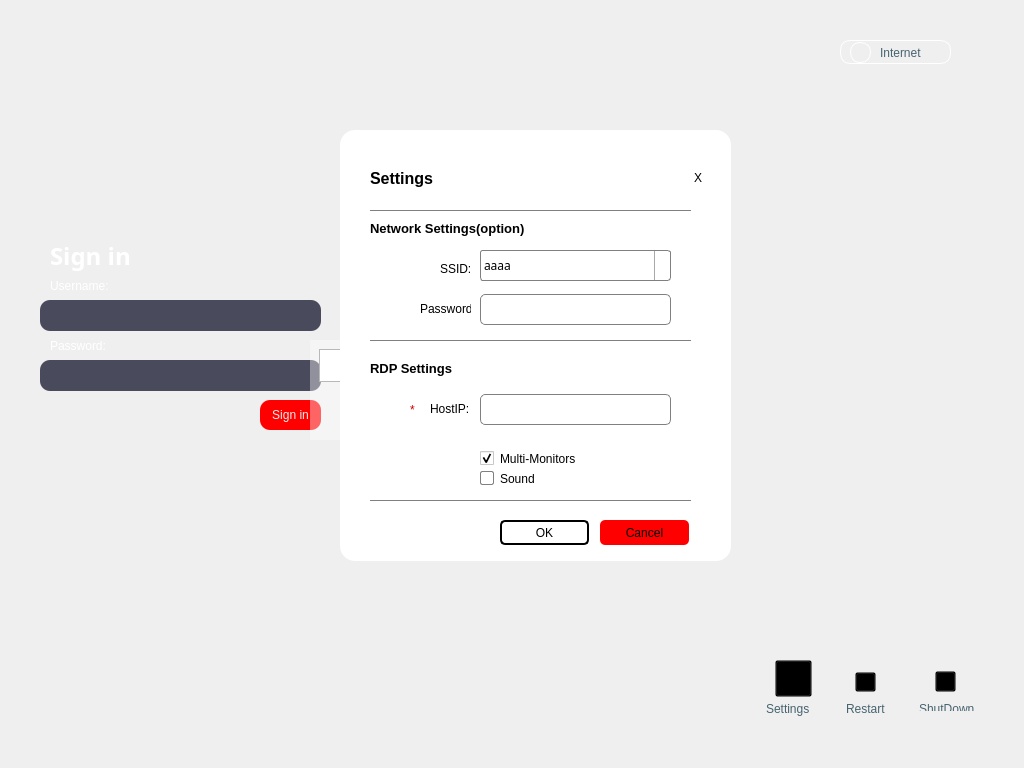
<?xml version="1.0" encoding="UTF-8"?>
<ui version="4.0">
 <class>MainWindow</class>
 <widget class="QMainWindow" name="MainWindow">
  <property name="windowModality">
   <enum>Qt::NonModal</enum>
  </property>
  <property name="geometry">
   <rect>
    <x>0</x>
    <y>0</y>
    <width>1024</width>
    <height>768</height>
   </rect>
  </property>
  <property name="contextMenuPolicy">
   <enum>Qt::NoContextMenu</enum>
  </property>
  <property name="autoFillBackground">
   <bool>false</bool>
  </property>
  <property name="styleSheet">
   <string notr="true">border-image: url(:/images/mdpZeroLogin.png);</string>
  </property>
  <property name="toolButtonStyle">
   <enum>Qt::ToolButtonFollowStyle</enum>
  </property>
  <property name="unifiedTitleAndToolBarOnMac">
   <bool>false</bool>
  </property>
  <widget class="QWidget" name="centralwidget">
   <property name="styleSheet">
    <string notr="true"/>
   </property>
   <widget class="QWidget" name="login_widget" native="true">
    <property name="geometry">
     <rect>
      <x>30</x>
      <y>210</y>
      <width>301</width>
      <height>231</height>
     </rect>
    </property>
    <property name="styleSheet">
     <string notr="true">border-image:none</string>
    </property>
    <widget class="QLabel" name="username_lb">
     <property name="geometry">
      <rect>
       <x>20</x>
       <y>60</y>
       <width>77</width>
       <height>31</height>
      </rect>
     </property>
     <property name="styleSheet">
      <string notr="true">border-image:none; 
background-color: transparent;
color: rgb(255, 255, 255);</string>
     </property>
     <property name="text">
      <string>Username:</string>
     </property>
    </widget>
    <widget class="QLineEdit" name="username_text">
     <property name="geometry">
      <rect>
       <x>10</x>
       <y>90</y>
       <width>281</width>
       <height>31</height>
      </rect>
     </property>
     <property name="styleSheet">
      <string notr="true">border-image:none; 
color: rgb(255, 255, 255);
background-color: rgb(73, 74, 92);
border-radius:10px;</string>
     </property>
    </widget>
    <widget class="QLabel" name="password_lb">
     <property name="geometry">
      <rect>
       <x>20</x>
       <y>120</y>
       <width>69</width>
       <height>31</height>
      </rect>
     </property>
     <property name="styleSheet">
      <string notr="true">border-image:none; 
background-color: transparent;
color: rgb(255, 255, 255);</string>
     </property>
     <property name="text">
      <string>Password:</string>
     </property>
    </widget>
    <widget class="QLineEdit" name="password_text">
     <property name="geometry">
      <rect>
       <x>10</x>
       <y>150</y>
       <width>281</width>
       <height>31</height>
      </rect>
     </property>
     <property name="contextMenuPolicy">
      <enum>Qt::DefaultContextMenu</enum>
     </property>
     <property name="layoutDirection">
      <enum>Qt::LeftToRight</enum>
     </property>
     <property name="styleSheet">
      <string notr="true">border-image:none; 
color: rgb(255, 255, 255);
background-color: rgb(73, 74, 92);
border-radius:10px;</string>
     </property>
     <property name="echoMode">
      <enum>QLineEdit::Password</enum>
     </property>
    </widget>
    <widget class="QPushButton" name="pushButton">
     <property name="geometry">
      <rect>
       <x>230</x>
       <y>190</y>
       <width>61</width>
       <height>30</height>
      </rect>
     </property>
     <property name="minimumSize">
      <size>
       <width>0</width>
       <height>0</height>
      </size>
     </property>
     <property name="maximumSize">
      <size>
       <width>10000</width>
       <height>10000</height>
      </size>
     </property>
     <property name="layoutDirection">
      <enum>Qt::RightToLeft</enum>
     </property>
     <property name="styleSheet">
      <string notr="true">background-color: rgb(255, 0, 0);
color: rgb(238, 238, 236);
border-radius: 10px;
</string>
     </property>
     <property name="text">
      <string>Sign in</string>
     </property>
     <property name="checkable">
      <bool>true</bool>
     </property>
    </widget>
    <widget class="QLabel" name="label">
     <property name="geometry">
      <rect>
       <x>20</x>
       <y>30</y>
       <width>91</width>
       <height>31</height>
      </rect>
     </property>
     <property name="styleSheet">
      <string notr="true">color: rgb(255, 255, 255);
font-family: Poppins;
font-style: normal;
font-weight: 600;
font-size: 24px;
line-height: 32px;</string>
     </property>
     <property name="text">
      <string>Sign in</string>
     </property>
    </widget>
    <widget class="QLabel" name="label_2">
     <property name="geometry">
      <rect>
       <x>267</x>
       <y>159</y>
       <width>20</width>
       <height>13</height>
      </rect>
     </property>
     <property name="styleSheet">
      <string notr="true">border-image: url(:/images/hideicon.png);</string>
     </property>
     <property name="text">
      <string/>
     </property>
    </widget>
   </widget>
   <widget class="QWidget" name="restart_widget" native="true">
    <property name="geometry">
     <rect>
      <x>840</x>
      <y>650</y>
      <width>67</width>
      <height>68</height>
     </rect>
    </property>
    <property name="styleSheet">
     <string notr="true">border-image:none; background-color: transparent;</string>
    </property>
    <widget class="QPushButton" name="restart_button">
     <property name="geometry">
      <rect>
       <x>15</x>
       <y>22</y>
       <width>21</width>
       <height>20</height>
      </rect>
     </property>
     <property name="minimumSize">
      <size>
       <width>0</width>
       <height>0</height>
      </size>
     </property>
     <property name="styleSheet">
      <string notr="true">border-image: url(:/images/restart.png);</string>
     </property>
     <property name="text">
      <string/>
     </property>
    </widget>
    <widget class="QLabel" name="restart_lb">
     <property name="geometry">
      <rect>
       <x>6</x>
       <y>50</y>
       <width>51</width>
       <height>17</height>
      </rect>
     </property>
     <property name="styleSheet">
      <string notr="true">border-image: none; color: rgb(70, 99, 111);</string>
     </property>
     <property name="text">
      <string>Restart</string>
     </property>
    </widget>
   </widget>
   <widget class="QWidget" name="shutdown_widget" native="true">
    <property name="geometry">
     <rect>
      <x>910</x>
      <y>650</y>
      <width>71</width>
      <height>61</height>
     </rect>
    </property>
    <property name="styleSheet">
     <string notr="true">border-image:none; background-color: transparent;</string>
    </property>
    <widget class="QPushButton" name="shutdown_button">
     <property name="geometry">
      <rect>
       <x>25</x>
       <y>21</y>
       <width>21</width>
       <height>21</height>
      </rect>
     </property>
     <property name="minimumSize">
      <size>
       <width>0</width>
       <height>0</height>
      </size>
     </property>
     <property name="styleSheet">
      <string notr="true">border-image: url(:/images/shutdown.png);</string>
     </property>
     <property name="text">
      <string/>
     </property>
    </widget>
    <widget class="QLabel" name="shutdown_lb">
     <property name="geometry">
      <rect>
       <x>9</x>
       <y>50</y>
       <width>71</width>
       <height>17</height>
      </rect>
     </property>
     <property name="styleSheet">
      <string notr="true">border-image: none; color: rgb(70, 99, 111);</string>
     </property>
     <property name="text">
      <string>ShutDown</string>
     </property>
    </widget>
   </widget>
   <widget class="QWidget" name="settings_widget" native="true">
    <property name="geometry">
     <rect>
      <x>760</x>
      <y>650</y>
      <width>67</width>
      <height>68</height>
     </rect>
    </property>
    <property name="styleSheet">
     <string notr="true">border-image:none; background-color: transparent;</string>
    </property>
    <widget class="QPushButton" name="settings_button">
     <property name="geometry">
      <rect>
       <x>15</x>
       <y>10</y>
       <width>37</width>
       <height>37</height>
      </rect>
     </property>
     <property name="minimumSize">
      <size>
       <width>0</width>
       <height>0</height>
      </size>
     </property>
     <property name="styleSheet">
      <string notr="true">border-image: url(:/images/settings.png);</string>
     </property>
     <property name="text">
      <string/>
     </property>
    </widget>
    <widget class="QLabel" name="settings_lb">
     <property name="geometry">
      <rect>
       <x>6</x>
       <y>50</y>
       <width>57</width>
       <height>17</height>
      </rect>
     </property>
     <property name="styleSheet">
      <string notr="true">border-image: none; color: rgb(70, 99, 111);</string>
     </property>
     <property name="text">
      <string>Settings</string>
     </property>
    </widget>
    <widget class="QFrame" name="blurFrame">
     <property name="geometry">
      <rect>
       <x>-750</x>
       <y>-650</y>
       <width>1024</width>
       <height>768</height>
      </rect>
     </property>
     <property name="styleSheet">
      <string notr="true">border-image:none;</string>
     </property>
     <property name="frameShape">
      <enum>QFrame::StyledPanel</enum>
     </property>
     <property name="frameShadow">
      <enum>QFrame::Raised</enum>
     </property>
     <widget class="QSpinBox" name="spinBox">
      <property name="geometry">
       <rect>
        <x>150</x>
        <y>420</y>
        <width>42</width>
        <height>241</height>
       </rect>
      </property>
     </widget>
    </widget>
   </widget>
   <widget class="QWidget" name="error_widget" native="true">
    <property name="geometry">
     <rect>
      <x>310</x>
      <y>340</y>
      <width>391</width>
      <height>100</height>
     </rect>
    </property>
    <property name="sizePolicy">
     <sizepolicy hsizetype="Expanding" vsizetype="Preferred">
      <horstretch>0</horstretch>
      <verstretch>0</verstretch>
     </sizepolicy>
    </property>
    <property name="maximumSize">
     <size>
      <width>500</width>
      <height>100</height>
     </size>
    </property>
    <property name="styleSheet">
     <string notr="true">border-image:none; background-color: rgba(255, 255, 255, 100)</string>
    </property>
    <widget class="QLabel" name="error_content">
     <property name="geometry">
      <rect>
       <x>60</x>
       <y>10</y>
       <width>436</width>
       <height>33</height>
      </rect>
     </property>
     <property name="maximumSize">
      <size>
       <width>500</width>
       <height>100</height>
      </size>
     </property>
     <property name="styleSheet">
      <string notr="true">background-color: none</string>
     </property>
     <property name="frameShape">
      <enum>QFrame::NoFrame</enum>
     </property>
     <property name="text">
      <string/>
     </property>
     <property name="textFormat">
      <enum>Qt::PlainText</enum>
     </property>
     <property name="wordWrap">
      <bool>true</bool>
     </property>
     <property name="indent">
      <number>-1</number>
     </property>
     <property name="textInteractionFlags">
      <set>Qt::LinksAccessibleByMouse</set>
     </property>
    </widget>
    <widget class="QGraphicsView" name="error_mark">
     <property name="geometry">
      <rect>
       <x>9</x>
       <y>9</y>
       <width>40</width>
       <height>33</height>
      </rect>
     </property>
     <property name="maximumSize">
      <size>
       <width>40</width>
       <height>40</height>
      </size>
     </property>
     <property name="styleSheet">
      <string notr="true">border-image: url(:/images/error.png); background-color: none;</string>
     </property>
    </widget>
   </widget>
   <widget class="QWidget" name="internet_widget" native="true">
    <property name="geometry">
     <rect>
      <x>840</x>
      <y>40</y>
      <width>111</width>
      <height>24</height>
     </rect>
    </property>
    <property name="styleSheet">
     <string notr="true">border-color: rgb(255, 255, 255);
border-width:1;
border-style:solid;
border-image:none;
border-radius:10;</string>
    </property>
    <widget class="QPushButton" name="internet_button">
     <property name="geometry">
      <rect>
       <x>10</x>
       <y>2</y>
       <width>21</width>
       <height>21</height>
      </rect>
     </property>
     <property name="minimumSize">
      <size>
       <width>0</width>
       <height>0</height>
      </size>
     </property>
     <property name="styleSheet">
      <string notr="true">border-image: url(:/images/internet.png);</string>
     </property>
     <property name="text">
      <string/>
     </property>
    </widget>
    <widget class="QLabel" name="internet_lb">
     <property name="geometry">
      <rect>
       <x>40</x>
       <y>3</y>
       <width>58</width>
       <height>19</height>
      </rect>
     </property>
     <property name="styleSheet">
      <string notr="true">border-image: none; color: rgb(70, 99, 111); border-style:none;</string>
     </property>
     <property name="text">
      <string>Internet</string>
     </property>
    </widget>
   </widget>
   <widget class="QWidget" name="settings_menu" native="true">
    <property name="geometry">
     <rect>
      <x>340</x>
      <y>130</y>
      <width>391</width>
      <height>431</height>
     </rect>
    </property>
    <property name="styleSheet">
     <string notr="true">border-image:transparent;
background-color:#ffffff;
border-radius:15px;</string>
    </property>
    <widget class="QLabel" name="wifi_setting_lb">
     <property name="geometry">
      <rect>
       <x>30</x>
       <y>90</y>
       <width>351</width>
       <height>17</height>
      </rect>
     </property>
     <property name="font">
      <font>
       <pointsize>10</pointsize>
       <weight>75</weight>
       <bold>true</bold>
      </font>
     </property>
     <property name="text">
      <string>Network Settings(option)</string>
     </property>
    </widget>
    <widget class="QLabel" name="ssid_lb">
     <property name="geometry">
      <rect>
       <x>100</x>
       <y>130</y>
       <width>31</width>
       <height>17</height>
      </rect>
     </property>
     <property name="text">
      <string>SSID:</string>
     </property>
    </widget>
    <widget class="QLabel" name="wifipass_lb">
     <property name="geometry">
      <rect>
       <x>80</x>
       <y>170</y>
       <width>51</width>
       <height>17</height>
      </rect>
     </property>
     <property name="text">
      <string>Password:</string>
     </property>
    </widget>
    <widget class="QLabel" name="wifi_setting_lb_2">
     <property name="geometry">
      <rect>
       <x>30</x>
       <y>230</y>
       <width>96</width>
       <height>17</height>
      </rect>
     </property>
     <property name="font">
      <font>
       <pointsize>10</pointsize>
       <weight>75</weight>
       <bold>true</bold>
      </font>
     </property>
     <property name="text">
      <string>RDP Settings</string>
     </property>
    </widget>
    <widget class="QLabel" name="ssid_lb_2">
     <property name="geometry">
      <rect>
       <x>90</x>
       <y>270</y>
       <width>41</width>
       <height>17</height>
      </rect>
     </property>
     <property name="text">
      <string>HostIP:</string>
     </property>
    </widget>
    <widget class="QLabel" name="star">
     <property name="geometry">
      <rect>
       <x>70</x>
       <y>270</y>
       <width>20</width>
       <height>20</height>
      </rect>
     </property>
     <property name="styleSheet">
      <string notr="true">color: rgb(204, 0, 0);</string>
     </property>
     <property name="text">
      <string>*</string>
     </property>
    </widget>
    <widget class="QPushButton" name="settings_ok_button">
     <property name="geometry">
      <rect>
       <x>160</x>
       <y>390</y>
       <width>89</width>
       <height>25</height>
      </rect>
     </property>
     <property name="styleSheet">
      <string notr="true">border: 2px solid black; border-radius: 5px;</string>
     </property>
     <property name="text">
      <string>OK</string>
     </property>
    </widget>
    <widget class="QPushButton" name="settings_cancel_button">
     <property name="geometry">
      <rect>
       <x>260</x>
       <y>390</y>
       <width>89</width>
       <height>25</height>
      </rect>
     </property>
     <property name="styleSheet">
      <string notr="true">background-color:red ;border-radius: 5px;</string>
     </property>
     <property name="text">
      <string>Cancel</string>
     </property>
    </widget>
    <widget class="QComboBox" name="ssid_combo">
     <property name="geometry">
      <rect>
       <x>140</x>
       <y>120</y>
       <width>191</width>
       <height>31</height>
      </rect>
     </property>
     <property name="font">
      <font>
       <family>Microsoft YaHei</family>
       <weight>50</weight>
       <italic>false</italic>
       <bold>false</bold>
      </font>
     </property>
     <property name="cursor">
      <cursorShape>UpArrowCursor</cursorShape>
     </property>
     <property name="contextMenuPolicy">
      <enum>Qt::DefaultContextMenu</enum>
     </property>
     <property name="styleSheet">
      <string notr="true">QComboBox {
    border: 1px solid gray;
    border-radius: 3px;
    padding: 1px 18px 1px 3px;
    min-width: 6em;
}

QComboBox:editable {
    background: white;
}

QComboBox:!editable, QComboBox::drop-down:editable {
     background: qlineargradient(x1: 0, y1: 0, x2: 0, y2: 1,
                                 stop: 0 #E1E1E1, stop: 0.4 #DDDDDD,
                                 stop: 0.5 #D8D8D8, stop: 1.0 #D3D3D3);
}

/* QComboBox gets the &quot;on&quot; state when the popup is open */
QComboBox:!editable:on, QComboBox::drop-down:editable:on {
    background: qlineargradient(x1: 0, y1: 0, x2: 0, y2: 1,
                                stop: 0 #D3D3D3, stop: 0.4 #D8D8D8,
                                stop: 0.5 #DDDDDD, stop: 1.0 #E1E1E1);
}

QComboBox:on { /* shift the text when the popup opens */
    padding-top: 3px;
    padding-left: 4px;
}

QComboBox::drop-down {
    subcontrol-origin: padding;
    subcontrol-position: top right;
    width: 15px;

    border-left-width: 1px;
    border-left-color: darkgray;
    border-left-style: solid; /* just a single line */
    border-top-right-radius: 3px; /* same radius as the QComboBox */
    border-bottom-right-radius: 3px;
}

QComboBox::down-arrow {
    image: url(/images/down-arrow-icon.png);
}

QComboBox::down-arrow:on { /* shift the arrow when popup is open */
    top: 1px;
    left: 1px;
}
</string>
     </property>
     <property name="inputMethodHints">
      <set>Qt::ImhFormattedNumbersOnly</set>
     </property>
     <property name="editable">
      <bool>false</bool>
     </property>
     <property name="insertPolicy">
      <enum>QComboBox::InsertAtCurrent</enum>
     </property>
     <property name="sizeAdjustPolicy">
      <enum>QComboBox::AdjustToMinimumContentsLength</enum>
     </property>
     <property name="frame">
      <bool>true</bool>
     </property>
     <item>
      <property name="text">
       <string>aaaa</string>
      </property>
     </item>
     <item>
      <property name="text">
       <string>bbbb</string>
      </property>
     </item>
     <item>
      <property name="text">
       <string>cccc</string>
      </property>
     </item>
     <item>
      <property name="text">
       <string>dddd</string>
      </property>
     </item>
     <item>
      <property name="text">
       <string>eeee</string>
      </property>
     </item>
     <item>
      <property name="text">
       <string>New Item</string>
      </property>
     </item>
    </widget>
    <widget class="Line" name="line">
     <property name="geometry">
      <rect>
       <x>30</x>
       <y>370</y>
       <width>321</width>
       <height>1</height>
      </rect>
     </property>
     <property name="styleSheet">
      <string notr="true">background-color: gray;</string>
     </property>
     <property name="orientation">
      <enum>Qt::Horizontal</enum>
     </property>
    </widget>
    <widget class="QCheckBox" name="checkBox">
     <property name="enabled">
      <bool>true</bool>
     </property>
     <property name="geometry">
      <rect>
       <x>140</x>
       <y>320</y>
       <width>101</width>
       <height>17</height>
      </rect>
     </property>
     <property name="sizePolicy">
      <sizepolicy hsizetype="Fixed" vsizetype="Fixed">
       <horstretch>0</horstretch>
       <verstretch>0</verstretch>
      </sizepolicy>
     </property>
     <property name="focusPolicy">
      <enum>Qt::NoFocus</enum>
     </property>
     <property name="contextMenuPolicy">
      <enum>Qt::DefaultContextMenu</enum>
     </property>
     <property name="autoFillBackground">
      <bool>false</bool>
     </property>
     <property name="styleSheet">
      <string notr="true">QCheckBox:indicator:checked
{
   image:url(:/images/checkicon.png);
  width:14;
  height:14;
}</string>
     </property>
     <property name="text">
      <string>Multi-Monitors</string>
     </property>
     <property name="checkable">
      <bool>true</bool>
     </property>
     <property name="checked">
      <bool>true</bool>
     </property>
     <property name="autoRepeat">
      <bool>false</bool>
     </property>
     <property name="autoExclusive">
      <bool>false</bool>
     </property>
    </widget>
    <widget class="QCheckBox" name="checkBox_2">
     <property name="geometry">
      <rect>
       <x>140</x>
       <y>340</y>
       <width>81</width>
       <height>17</height>
      </rect>
     </property>
     <property name="styleSheet">
      <string notr="true">QCheckBox::indicator:unchecked
{
  border: 1px solid grey;
  border-radius:2;
}</string>
     </property>
     <property name="text">
      <string>Sound</string>
     </property>
    </widget>
    <widget class="QLineEdit" name="wifipass_text_2">
     <property name="geometry">
      <rect>
       <x>140</x>
       <y>264</y>
       <width>191</width>
       <height>31</height>
      </rect>
     </property>
     <property name="styleSheet">
      <string notr="true"> border: 1px solid gray; border-radius: 5px;</string>
     </property>
    </widget>
    <widget class="Line" name="line_2">
     <property name="geometry">
      <rect>
       <x>30</x>
       <y>210</y>
       <width>321</width>
       <height>1</height>
      </rect>
     </property>
     <property name="styleSheet">
      <string notr="true">background-color: gray;</string>
     </property>
     <property name="orientation">
      <enum>Qt::Horizontal</enum>
     </property>
    </widget>
    <widget class="QLineEdit" name="wifipass_text">
     <property name="geometry">
      <rect>
       <x>140</x>
       <y>164</y>
       <width>191</width>
       <height>31</height>
      </rect>
     </property>
     <property name="styleSheet">
      <string notr="true"> border: 1px solid gray; border-radius: 5px;</string>
     </property>
    </widget>
    <widget class="Line" name="line_3">
     <property name="geometry">
      <rect>
       <x>30</x>
       <y>80</y>
       <width>321</width>
       <height>1</height>
      </rect>
     </property>
     <property name="styleSheet">
      <string notr="true">background-color: gray;</string>
     </property>
     <property name="orientation">
      <enum>Qt::Horizontal</enum>
     </property>
    </widget>
    <widget class="QLabel" name="wifi_setting_lb_3">
     <property name="geometry">
      <rect>
       <x>30</x>
       <y>40</y>
       <width>81</width>
       <height>17</height>
      </rect>
     </property>
     <property name="font">
      <font>
       <pointsize>12</pointsize>
       <weight>75</weight>
       <bold>true</bold>
      </font>
     </property>
     <property name="text">
      <string>Settings</string>
     </property>
    </widget>
    <widget class="QPushButton" name="pushButton_2">
     <property name="geometry">
      <rect>
       <x>350</x>
       <y>40</y>
       <width>16</width>
       <height>16</height>
      </rect>
     </property>
     <property name="styleSheet">
      <string notr="true">border-image:url(:/images/closeicon.png);
width:24;
height:24;</string>
     </property>
     <property name="text">
      <string>X</string>
     </property>
    </widget>
   </widget>
  </widget>
 </widget>
 <resources>
  <include location="resource.qrc"/>
 </resources>
 <connections/>
</ui>
